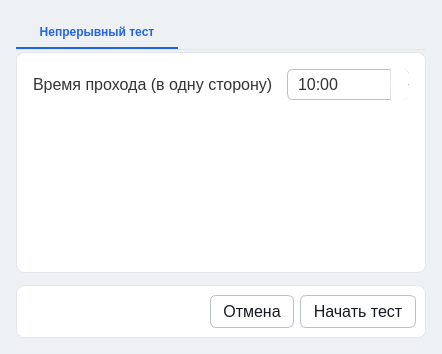
<?xml version="1.0" encoding="UTF-8"?>
<ui version="4.0">
 <class>MainTestSettings</class>
 <widget class="QDialog" name="MainTestSettings">
  <property name="geometry">
   <rect>
    <x>0</x>
    <y>0</y>
    <width>442</width>
    <height>354</height>
   </rect>
  </property>
  <property name="font">
   <font>
    <family>Roboto</family>
    <pointsize>12</pointsize>
   </font>
  </property>
  <property name="windowTitle">
   <string>Параметры тестирования</string>
  </property>
  <property name="styleSheet">
   <string notr="true">background: #EDF1F4;
border-radius: 10px;

</string>
  </property>
  <layout class="QVBoxLayout" name="verticalLayout_2">
   <property name="spacing">
    <number>12</number>
   </property>
   <property name="leftMargin">
    <number>16</number>
   </property>
   <property name="topMargin">
    <number>16</number>
   </property>
   <property name="rightMargin">
    <number>16</number>
   </property>
   <property name="bottomMargin">
    <number>16</number>
   </property>
   <item>
    <widget class="QTabWidget" name="tabWidget">
     <property name="font">
      <font>
       <pointsize>12</pointsize>
      </font>
     </property>
     <property name="styleSheet">
      <string notr="true">QTabWidget::pane {
    border: none;
    border-top: 1px solid #E2E6EC;
}
QTabBar::tab {
    background: transparent;
    padding: 6px 10px;
    margin-right: 8px;
    border: none;
    border-bottom: 2px solid transparent;
    color: #5B6472;
    font-size: 9pt;
    font-weight: 500;
}
QTabBar::tab:hover {
    color: #161A20;
}
QTabBar::tab:selected {
    color: #2563EB;
    border-bottom: 2px solid #2563EB;
    font-size: 9pt;
    font-weight: 500;
}
QTabBar::tab:disabled {
    color: #B9C0CB;
}</string>
     </property>
     <property name="currentIndex">
      <number>0</number>
     </property>
     <widget class="QWidget" name="tab">
      <attribute name="title">
       <string>Непрерывный тест</string>
      </attribute>
      <layout class="QVBoxLayout" name="verticalLayout">
       <property name="spacing">
        <number>0</number>
       </property>
       <property name="leftMargin">
        <number>0</number>
       </property>
       <property name="topMargin">
        <number>2</number>
       </property>
       <property name="rightMargin">
        <number>0</number>
       </property>
       <property name="bottomMargin">
        <number>0</number>
       </property>
       <item>
        <widget class="QFrame" name="frame_Section">
         <property name="styleSheet">
          <string notr="true">QFrame#frame_Section {
	background: #FFFFFF;
	border-radius: 8px;
	border: 1px solid #E2E6EC;
}</string>
         </property>
         <property name="frameShape">
          <enum>QFrame::Shape::StyledPanel</enum>
         </property>
         <property name="frameShadow">
          <enum>QFrame::Shadow::Raised</enum>
         </property>
         <layout class="QGridLayout" name="gridLayout">
          <property name="leftMargin">
           <number>16</number>
          </property>
          <property name="topMargin">
           <number>16</number>
          </property>
          <property name="rightMargin">
           <number>16</number>
          </property>
          <property name="bottomMargin">
           <number>16</number>
          </property>
          <property name="spacing">
           <number>14</number>
          </property>
          <item row="0" column="0">
           <widget class="QLabel" name="label">
            <property name="font">
             <font>
              <pointsize>12</pointsize>
             </font>
            </property>
            <property name="styleSheet">
             <string notr="true">color: #333333;
background: none;</string>
            </property>
            <property name="text">
             <string>Время прохода (в одну сторону)</string>
            </property>
           </widget>
          </item>
          <item row="0" column="1">
           <widget class="QTimeEdit" name="timeEdit">
            <property name="sizePolicy">
             <sizepolicy hsizetype="Expanding" vsizetype="Preferred">
              <horstretch>0</horstretch>
              <verstretch>0</verstretch>
             </sizepolicy>
            </property>
            <property name="font">
             <font>
              <pointsize>12</pointsize>
             </font>
            </property>
            <property name="focusPolicy">
             <enum>Qt::FocusPolicy::StrongFocus</enum>
            </property>
            <property name="styleSheet">
             <string notr="true">QTimeEdit {
    color: #333333;
    background: #FFFFFF;
    border: 1px solid #B9C0CB;
    border-radius: 6px;
    padding: 4px 8px;
    selection-background-color: #2563EB;
    selection-color: #FFFFFF;
}
QTimeEdit:hover {
    border-color: #94A0B1;
}
QTimeEdit:focus {
    border-color: #2563EB;
}
QTimeEdit:disabled {
    color: #94A0B1;
    background: #F7F8FA;
    border-color: #E2E6EC;
}
QTimeEdit::up-button, QTimeEdit::down-button {
    subcontrol-origin: border;
    width: 18px;
    border: none;
    border-left: 1px solid #E2E6EC;
    background: #FFFFFF;
}
QTimeEdit::up-button {
    subcontrol-position: top right;
    border-top-right-radius: 6px;
}
QTimeEdit::down-button {
    subcontrol-position: bottom right;
    border-bottom-right-radius: 6px;
}
QTimeEdit::up-button:hover, QTimeEdit::down-button:hover {
    background: #F0F2F5;
}
QTimeEdit::up-button:pressed, QTimeEdit::down-button:pressed {
    background: #E2E6EC;
}
QTimeEdit::up-arrow {
    image: url(:/Src/Img/ChevronUp.svg);
    width: 10px;
    height: 7px;
}
QTimeEdit::down-arrow {
    image: url(:/Src/Img/ChevronDown.svg);
    width: 10px;
    height: 7px;
}
QTimeEdit::up-arrow:pressed {
    image: url(:/Src/Img/ChevronUpActive.svg);
}
QTimeEdit::down-arrow:pressed {
    image: url(:/Src/Img/ChevronDownActive.svg);
}</string>
            </property>
            <property name="minimumDateTime">
             <datetime>
              <hour>0</hour>
              <minute>1</minute>
              <second>0</second>
              <year>2000</year>
              <month>1</month>
              <day>1</day>
             </datetime>
            </property>
            <property name="maximumTime">
             <time>
              <hour>0</hour>
              <minute>15</minute>
              <second>0</second>
             </time>
            </property>
            <property name="minimumTime">
             <time>
              <hour>0</hour>
              <minute>1</minute>
              <second>0</second>
             </time>
            </property>
            <property name="displayFormat">
             <string>mm:ss</string>
            </property>
            <property name="time">
             <time>
              <hour>0</hour>
              <minute>10</minute>
              <second>0</second>
             </time>
            </property>
           </widget>
          </item>
          <item row="1" column="1">
           <spacer name="verticalSpacer">
            <property name="orientation">
             <enum>Qt::Orientation::Vertical</enum>
            </property>
            <property name="sizeHint" stdset="0">
             <size>
              <width>20</width>
              <height>40</height>
             </size>
            </property>
           </spacer>
          </item>
         </layout>
        </widget>
       </item>
      </layout>
     </widget>
    </widget>
   </item>
   <item>
    <widget class="QFrame" name="frame_2">
     <property name="styleSheet">
      <string notr="true">QFrame#frame_2 {
background: #FFFFFF;
border-radius: 8px;
border: 1px solid #E2E6EC;
}
QFrame {
background: none;
border: none;
}</string>
     </property>
     <property name="frameShape">
      <enum>QFrame::Shape::StyledPanel</enum>
     </property>
     <property name="frameShadow">
      <enum>QFrame::Shadow::Raised</enum>
     </property>
     <layout class="QHBoxLayout" name="horizontalLayout">
      <item>
       <spacer name="horizontalSpacer">
        <property name="orientation">
         <enum>Qt::Orientation::Horizontal</enum>
        </property>
        <property name="sizeHint" stdset="0">
         <size>
          <width>150</width>
          <height>20</height>
         </size>
        </property>
       </spacer>
      </item>
      <item>
       <widget class="QPushButton" name="pushButton_cancel">
        <property name="font">
         <font>
          <pointsize>12</pointsize>
         </font>
        </property>
        <property name="styleSheet">
         <string notr="true">QPushButton {
    color: #161A20;
    background: #FFFFFF;
    border: 1px solid #B9C0CB;
    border-radius: 6px;
    padding: 6px 12px;
}
QPushButton:hover {
    background: #F0F2F5;
    border-color: #2563EB;
}
QPushButton:pressed {
    background: #E2E6EC;
    padding: 7px 12px 5px 12px;
}
QPushButton:disabled {
    color: #94A0B1;
    background: #F7F8FA;
    border-color: #E2E6EC;
}
QPushButton:checked {
    background: #2563EB;
    color: #FFFFFF;
    border-color: #2563EB;
}
QPushButton:checked:hover {
    background: #1D4ED8;
}
QPushButton:checked:pressed {
    background: #1E40AF;
}</string>
        </property>
        <property name="text">
         <string>Отмена</string>
        </property>
        <property name="flat">
         <bool>false</bool>
        </property>
       </widget>
      </item>
      <item>
       <widget class="QPushButton" name="pushButton_start">
        <property name="font">
         <font>
          <pointsize>12</pointsize>
         </font>
        </property>
        <property name="styleSheet">
         <string notr="true">QPushButton {
    color: #161A20;
    background: #FFFFFF;
    border: 1px solid #B9C0CB;
    border-radius: 6px;
    padding: 6px 12px;
}
QPushButton:hover {
    background: #F0F2F5;
    border-color: #2563EB;
}
QPushButton:pressed {
    background: #E2E6EC;
    padding: 7px 12px 5px 12px;
}
QPushButton:disabled {
    color: #94A0B1;
    background: #F7F8FA;
    border-color: #E2E6EC;
}
QPushButton:checked {
    background: #2563EB;
    color: #FFFFFF;
    border-color: #2563EB;
}
QPushButton:checked:hover {
    background: #1D4ED8;
}
QPushButton:checked:pressed {
    background: #1E40AF;
}</string>
        </property>
        <property name="text">
         <string>Начать тест</string>
        </property>
        <property name="default">
         <bool>true</bool>
        </property>
       </widget>
      </item>
     </layout>
    </widget>
   </item>
  </layout>
 </widget>
 <tabstops>
  <tabstop>tabWidget</tabstop>
 </tabstops>
 <resources/>
 <connections>
  <connection>
   <sender>pushButton_start</sender>
   <signal>clicked()</signal>
   <receiver>MainTestSettings</receiver>
   <slot>accept()</slot>
   <hints>
    <hint type="sourcelabel">
     <x>374</x>
     <y>289</y>
    </hint>
    <hint type="destinationlabel">
     <x>194</x>
     <y>266</y>
    </hint>
   </hints>
  </connection>
  <connection>
   <sender>pushButton_cancel</sender>
   <signal>clicked()</signal>
   <receiver>MainTestSettings</receiver>
   <slot>reject()</slot>
   <hints>
    <hint type="sourcelabel">
     <x>267</x>
     <y>281</y>
    </hint>
    <hint type="destinationlabel">
     <x>90</x>
     <y>271</y>
    </hint>
   </hints>
  </connection>
 </connections>
</ui>
